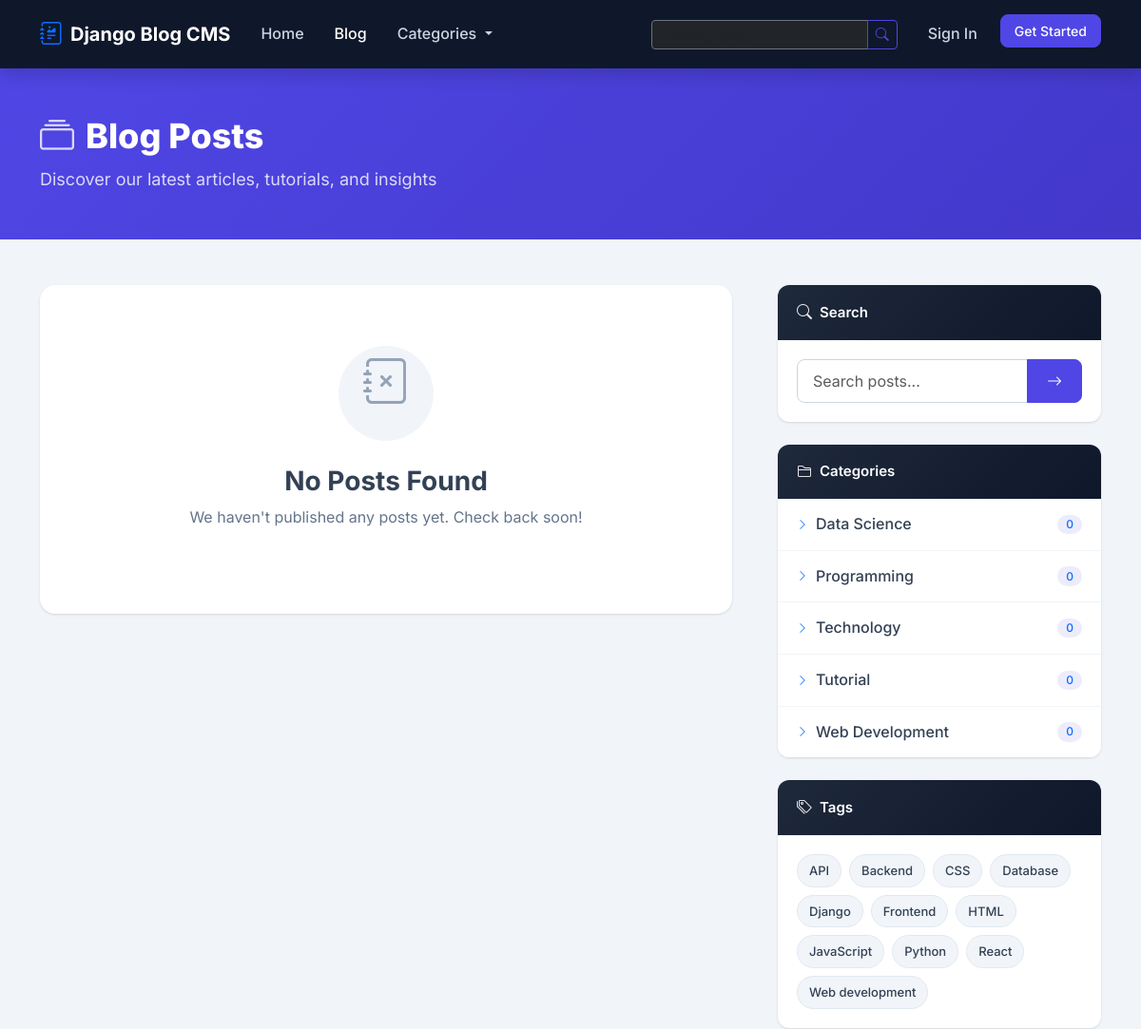
The page /blog/ (upper part) on the database as committed earlier.
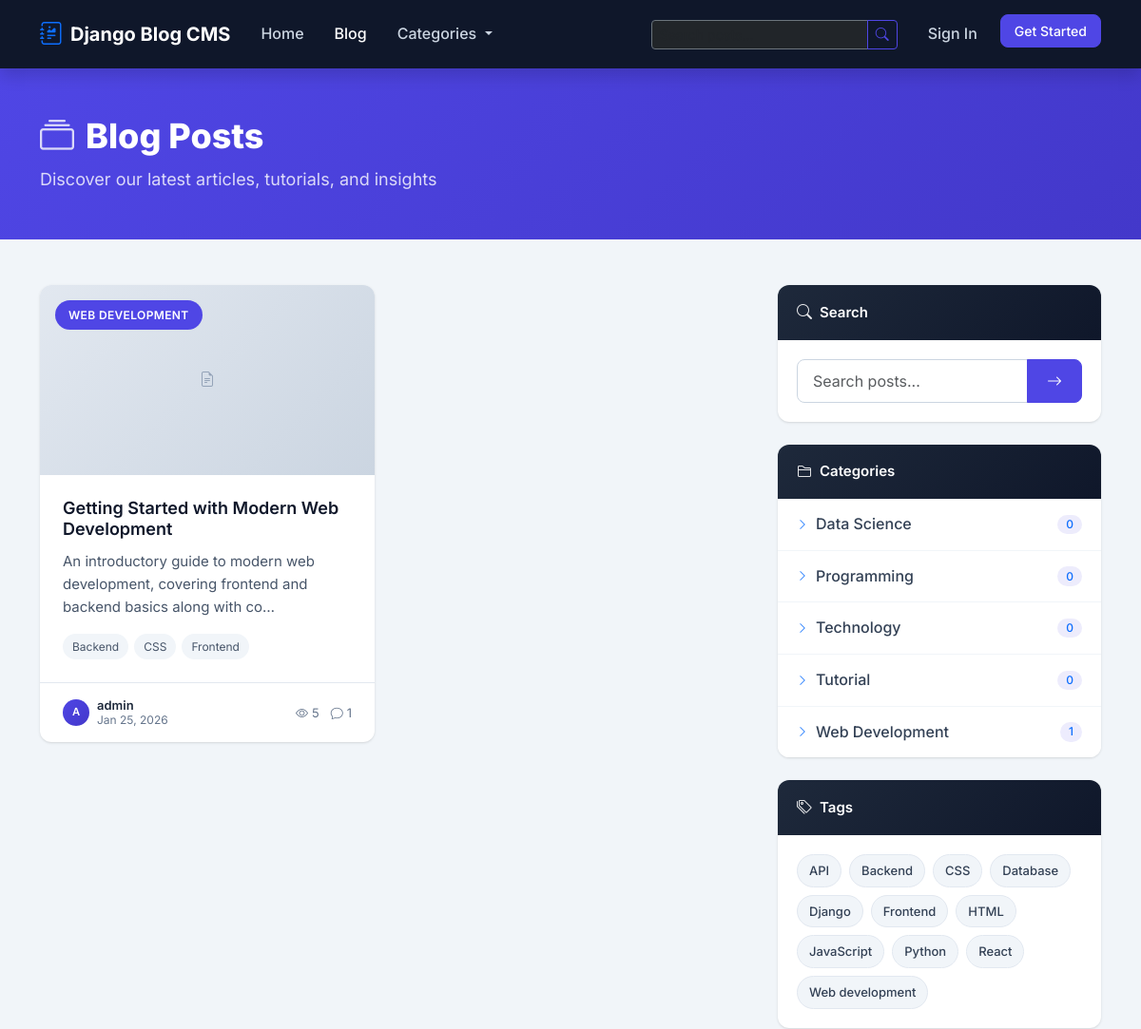
The same page on the database as committed later.
### apps/blog/models.py (models this page shows, shortened)
class Category(models.Model):
    ICON_CHOICES = (
        ('bi-laptop', 'Technology'),
        ('bi-globe', 'Web Development'),
        ('bi-code-slash', 'Programming'),
        ('bi-graph-up', 'Data Science'),
        ('bi-mortarboard', 'Tutorial'),
        ('bi-newspaper', 'News'),
        ('bi-camera', 'Photography'),
        ('bi-palette', 'Design'),
        ('bi-briefcase', 'Business'),
        ('bi-heart', 'Lifestyle'),
        ('bi-airplane', 'Travel'),
        ('bi-cup-hot', 'Food'),
        ('bi-controller', 'Gaming'),
        ('bi-music-note', 'Music'),
        ('bi-film', 'Entertainment'),
        ('bi-book', 'Education'),
        ('bi-lightbulb', 'Ideas'),
        ('bi-chat-quote', 'Opinion'),
    )
    COLOR_CHOICES = (
        ('#4f46e5', 'Indigo'),
        ('#2563eb', 'Blue'),
        ('#0891b2', 'Cyan'),
        ('#059669', 'Green'),
        ('#84cc16', 'Lime'),
        ('#eab308', 'Yellow'),
        ('#f97316', 'Orange'),
        ('#ef4444', 'Red'),
        ('#ec4899', 'Pink'),
        ('#8b5cf6', 'Purple'),
        ('#6366f1', 'Violet'),
        ('#64748b', 'Slate'),
    )
    name = models.CharField(
        max_length=100,
        unique=True,  # No two categories can have the same name
        help_text="Category name (e.g., 'Technology', 'Travel')"
    )
    slug = models.SlugField(
        max_length=100,
        unique=True,
        blank=True,  # Can be empty in forms (we auto-generate it)
        help_text="URL-friendly name (auto-generated from name)"
    )
    description = models.TextField(
        blank=True,  # Optional in forms
        help_text="Brief description of this category"
    )
    icon = models.CharField(
        max_length=50,
        choices=ICON_CHOICES,
        default='bi-newspaper',
        help_text="Bootstrap icon for this category"
    )
    color = models.CharField(
        max_length=20,
        choices=COLOR_CHOICES,
        default='#4f46e5',
        help_text="Color for category badge and default image"
    )
    created_at = models.DateTimeField(auto_now_add=True)
    class Meta:
        verbose_name = 'Category'
        verbose_name_plural = 'Categories'  # Plural form
        ordering = ['name']
    def get_absolute_url(self):
        return reverse('blog:category_detail', kwargs={'slug': self.slug})
    def post_count(self):
        return self.posts.filter(status='published').count()

class Tag(models.Model):
    name = models.CharField(
        max_length=50,
        unique=True,
        help_text="Tag name (e.g., 'Python', 'Tutorial')"
    )
    slug = models.SlugField(
        max_length=50,
        unique=True,
        blank=True
    )
    class Meta:
        verbose_name = 'Tag'
        verbose_name_plural = 'Tags'
        ordering = ['name']
    def get_absolute_url(self):
        return reverse('blog:tag_detail', kwargs={'slug': self.slug})

class Post(models.Model):
    STATUS_CHOICES = (
        ('draft', 'Draft'),        # Not visible to public
        ('published', 'Published'),  # Visible to everyone
    )
    title = models.CharField(
        max_length=200,
        help_text="Post title (appears in browser tab and listings)"
    )
    slug = models.SlugField(
        max_length=200,
        unique=True,
        blank=True,
        help_text="URL-friendly title (auto-generated)"
    )
    content = CKEditor5Field(
        'Content',
        config_name='default',
        help_text="Main post content with formatting"
    )
    excerpt = models.TextField(
        max_length=500,
        blank=True,
        help_text="Brief summary (shown in post listings)"
    )
    featured_image = models.ImageField(
        upload_to='posts/%Y/%m/%d/',  # Organize by date
        blank=True,
        null=True,  # Can be NULL in database
        help_text="Main image for the post"
    )
    author = models.ForeignKey(
        User,  # Link to Django's built-in User model
        on_delete=models.CASCADE,  # Delete posts if user is deleted
        related_name='posts',  # Access user's posts: user.posts.all()
        help_text="Post author"
    )
    category = models.ForeignKey(
        Category,
        on_delete=models.SET_NULL,  # Keep post if category is deleted
        null=True,  # Allow NULL in database
        blank=True,  # Optional in forms
        related_name='posts',
        help_text="Post category"
    )
    tags = models.ManyToManyField(
        Tag,
        blank=True,  # Tags are optional
        related_name='posts',  # Access tag's posts: tag.posts.all()
        help_text="Post tags"
    )
    status = models.CharField(
        max_length=10,
        choices=STATUS_CHOICES,
        default='draft',
        help_text="Draft posts are only visible to author"
    )
    views_count = models.PositiveIntegerField(
        default=0,
        help_text="Number of times this post was viewed"
    )
    allow_comments = models.BooleanField(
        default=True,
        help_text="Enable comments on this post"
    )
    created_at = models.DateTimeField(auto_now_add=True)
    updated_at = models.DateTimeField(auto_now=True)
    published_at = models.DateTimeField(
        null=True,
        blank=True,
        help_text="When the post was/will be published"
    )
    meta_description = models.CharField(
        max_length=160,
        blank=True,
        help_text="SEO meta description (160 chars max)"
    )
    class Meta:
        verbose_name = 'Post'
        verbose_name_plural = 'Posts'
        ordering = ['-published_at', '-created_at']
    def get_absolute_url(self):
        return reverse('blog:post_detail', kwargs={'slug': self.slug})

### apps/blog/views.py (the view)
class PostListView(ListView):
    model = Post
    template_name = 'blog/post_list.html'
    context_object_name = 'posts'
    paginate_by = 9  # 3x3 grid of posts
    def get_queryset(self):
        return Post.objects.filter(
            status='published'
        ).select_related('author', 'category').prefetch_related('tags')

### apps/core/context_processors.py (called while the page is built)
def site_settings(request):
    return {
        'site_name': 'Django Blog CMS',
        'site_description': 'A powerful blogging platform built with Django',
        'site_author': 'Your Name',
        'site_year': '2024',
        'all_categories': Category.objects.all()[:10],
        'all_tags': Tag.objects.all()[:20],
        'social_links': {
            'twitter': 'https://twitter.com/yourusername',
            'github': 'https://github.com/yourusername',
            'linkedin': 'https://linkedin.com/in/yourusername',
        },
    }

### apps/blog/templates/blog/post_list.html (shortened to what the changed rows need)
{% extends 'base.html' %}
{% load static %}
{% block content %}
<div class="page-header-section">
    <div class="container">
        <div class="page-header-content">
            <h1 class="page-title">
                <i class="bi bi-collection"></i>
                Blog Posts
            </h1>
        </div>
    </div>
</div>
<div class="container py-5">
    <div class="row g-4 g-lg-5">
        <div class="col-lg-8">
            {% if posts %}
            <div class="row g-4">
                {% for post in posts %}
                <div class="col-md-6">
                    <article class="card card-hover-lift h-100">
                        {% if post.featured_image %}
                        <div class="card-img-wrapper">
                            <img src="{{ post.featured_image.url }}"
                                 class="card-img-top"
                                 alt="{{ post.title }}">
                            {% if post.category %}
                            <a href="{{ post.category.get_absolute_url }}" class="card-category-badge">
                                {{ post.category.name }}
                            </a>
                            {% endif %}
                        </div>
                        {% else %}
                        <div class="card-img-placeholder">
                            <i class="bi bi-file-earmark-text"></i>
                            {% if post.category %}
                            <a href="{{ post.category.get_absolute_url }}" class="card-category-badge">
                                {{ post.category.name }}
                            </a>
                            {% endif %}
                        </div>
                        {% endif %}
                        <div class="card-body">
                            <h3 class="card-title h5">
                                <a href="{{ post.get_absolute_url }}">
                                    {{ post.title }}
                                </a>
                            </h3>
                            <p class="card-text">
                                {{ post.excerpt|truncatechars:100 }}
                            </p>
                            {% if post.tags.all %}
                            <div class="card-tags">
                                {% for tag in post.tags.all|slice:":3" %}
                                <a href="{{ tag.get_absolute_url }}" class="card-tag">
                                    {{ tag.name }}
                                </a>
                                {% endfor %}
                            </div>
                            {% endif %}
                        </div>
                        <div class="card-footer">
                            <div class="d-flex justify-content-between align-items-center">
                                <div class="card-meta">
                                    <div class="avatar-initials me-2" style="width: 28px; height: 28px; font-size: 0.7rem;">
                                        {{ post.author.username|slice:":1"|upper }}
                                    </div>
                                    <div class="meta-text">
                                        <span class="meta-author">{{ post.author.username }}</span>
                                        <span class="meta-date">{{ post.published_at|date:"M d, Y" }}</span>
                                    </div>
                                </div>
                                <div class="card-stats">
                                    <span><i class="bi bi-eye"></i> {{ post.views_count }}</span>
                                    <span><i class="bi bi-chat"></i> {{ post.comments.count }}</span>
                                </div>
                            </div>
                        </div>
                    </article>
                </div>
                {% endfor %}
            </div>
            {% else %}
            <div class="empty-state">
                <div class="empty-state-icon">
                    <i class="bi bi-journal-x"></i>
                </div>
                <h3>No Posts Found</h3>
                <p>We haven't published any posts yet. Check back soon!</p>
            </div>
            {% endif %}
        </div>
        <div class="col-lg-4 sidebar">
            {% include 'includes/sidebar.html' %}
        </div>
    </div>
</div>
{% endblock %}

### templates/includes/sidebar.html (shortened to what this page needs)
{% load static %}
<div class="sidebar-widget mb-4">
    <div class="widget-header">
        <i class="bi bi-search"></i>
        <span>Search</span>
    </div>
    <div class="widget-body">
        <form action="{% url 'blog:search' %}" method="GET">
            <div class="input-group">
                <input type="search" name="q" class="form-control"
                       placeholder="Search posts..." value="{{ request.GET.q }}">
                <button class="btn btn-primary" type="submit">
                    <i class="bi bi-arrow-right"></i>
                </button>
            </div>
        </form>
    </div>
</div>
<div class="sidebar-widget mb-4">
    <div class="widget-header">
        <i class="bi bi-folder2"></i>
        <span>Categories</span>
    </div>
    <div class="widget-body p-0">
        <ul class="list-group list-group-flush">
            {% for category in all_categories %}
            <li class="list-group-item d-flex justify-content-between align-items-center category-item">
                <a href="{{ category.get_absolute_url }}" class="category-link">
                    <i class="bi bi-chevron-right me-2 text-primary"></i>
                    {{ category.name }}
                </a>
                <span class="badge bg-primary-subtle text-primary rounded-pill">
                    {{ category.post_count }}
                </span>
            </li>
            {% empty %}
            <li class="list-group-item text-muted text-center py-4">
                <i class="bi bi-folder-x d-block mb-2" style="font-size: 1.5rem;"></i>
                No categories yet
            </li>
            {% endfor %}
        </ul>
    </div>
</div>
<div class="sidebar-widget mb-4">
    <div class="widget-header">
        <i class="bi bi-tags"></i>
        <span>Tags</span>
    </div>
    <div class="widget-body">
        <div class="tags-cloud">
            {% for tag in all_tags %}
            <a href="{{ tag.get_absolute_url }}" class="tag-badge">
                {{ tag.name }}
            </a>
            {% empty %}
            <div class="text-muted text-center py-3">
                <i class="bi bi-tag-x d-block mb-2" style="font-size: 1.5rem;"></i>
                No tags yet
            </div>
            {% endfor %}
        </div>
    </div>
</div>

Rows that differ between the two databases and show on the page:
now on this page (row edited): Post: category.name "WEB DEVELOPMENT", title "Getting Started with Modern Web Development", excerpt "An introductory guide to modern web development, covering frontend and backend basics along with co…", author.username "A", author.username "admin", published_at "Jan 25, 2026", views_count "5", comments.count "1", Tag (name "Backend"), Tag (name "CSS"), Tag (name "Frontend")
computed for Category "Web Development": post_count "0" → "1"
Other text that changed with them:
text no longer shown: "No Posts Found We haven't published any posts yet. Check back soon!"
